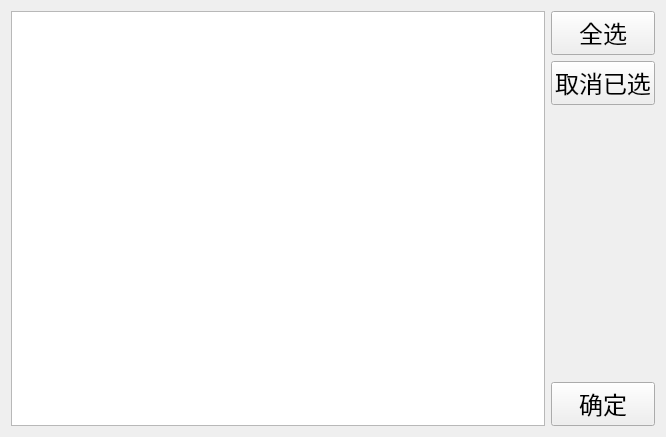
<?xml version="1.0" encoding="UTF-8"?>
<ui version="4.0">
 <class>ShareFile</class>
 <widget class="QWidget" name="ShareFile">
  <property name="geometry">
   <rect>
    <x>0</x>
    <y>0</y>
    <width>666</width>
    <height>437</height>
   </rect>
  </property>
  <property name="windowTitle">
   <string>Form</string>
  </property>
  <layout class="QHBoxLayout" name="horizontalLayout">
   <item>
    <widget class="QListWidget" name="listWidget">
     <property name="selectionMode">
      <enum>QAbstractItemView::MultiSelection</enum>
     </property>
    </widget>
   </item>
   <item>
    <layout class="QVBoxLayout" name="verticalLayout">
     <item>
      <widget class="QPushButton" name="allSelect_PB">
       <property name="font">
        <font>
         <family>Agency FB</family>
         <pointsize>18</pointsize>
        </font>
       </property>
       <property name="text">
        <string>全选</string>
       </property>
      </widget>
     </item>
     <item>
      <widget class="QPushButton" name="cancelSelect_PB">
       <property name="font">
        <font>
         <family>Agency FB</family>
         <pointsize>18</pointsize>
        </font>
       </property>
       <property name="text">
        <string>取消已选</string>
       </property>
      </widget>
     </item>
     <item>
      <spacer name="verticalSpacer">
       <property name="orientation">
        <enum>Qt::Vertical</enum>
       </property>
       <property name="sizeHint" stdset="0">
        <size>
         <width>20</width>
         <height>40</height>
        </size>
       </property>
      </spacer>
     </item>
     <item>
      <widget class="QPushButton" name="ok_PB">
       <property name="font">
        <font>
         <family>Agency FB</family>
         <pointsize>18</pointsize>
        </font>
       </property>
       <property name="text">
        <string>确定</string>
       </property>
      </widget>
     </item>
    </layout>
   </item>
  </layout>
 </widget>
 <resources/>
 <connections/>
</ui>
